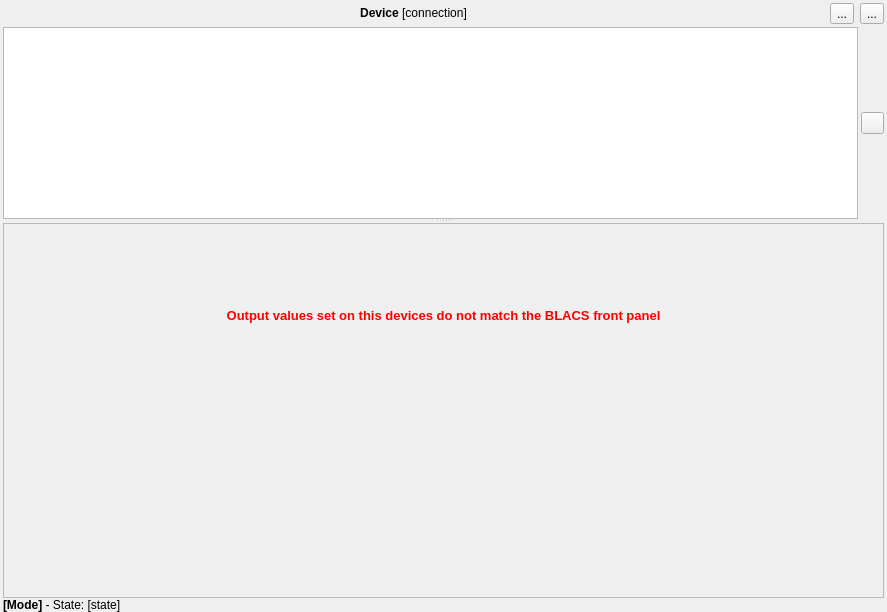
<?xml version="1.0" encoding="UTF-8"?>
<ui version="4.0">
 <class>frame</class>
 <widget class="QFrame" name="frame">
  <property name="geometry">
   <rect>
    <x>0</x>
    <y>0</y>
    <width>887</width>
    <height>612</height>
   </rect>
  </property>
  <property name="windowTitle">
   <string>Frame</string>
  </property>
  <property name="frameShape">
   <enum>QFrame::NoFrame</enum>
  </property>
  <layout class="QVBoxLayout" name="verticalLayout_2">
   <property name="spacing">
    <number>0</number>
   </property>
   <property name="leftMargin">
    <number>3</number>
   </property>
   <property name="topMargin">
    <number>0</number>
   </property>
   <property name="rightMargin">
    <number>3</number>
   </property>
   <property name="bottomMargin">
    <number>0</number>
   </property>
   <item>
    <layout class="QHBoxLayout" name="horizontalLayout" stretch="1,0,0">
     <property name="spacing">
      <number>6</number>
     </property>
     <property name="topMargin">
      <number>3</number>
     </property>
     <property name="bottomMargin">
      <number>3</number>
     </property>
     <item>
      <widget class="QLabel" name="device_name">
       <property name="sizePolicy">
        <sizepolicy hsizetype="Minimum" vsizetype="Minimum">
         <horstretch>0</horstretch>
         <verstretch>0</verstretch>
        </sizepolicy>
       </property>
       <property name="text">
        <string>&lt;b&gt;Device&lt;/b&gt; [connection]</string>
       </property>
       <property name="textFormat">
        <enum>Qt::RichText</enum>
       </property>
       <property name="alignment">
        <set>Qt::AlignCenter</set>
       </property>
      </widget>
     </item>
     <item>
      <widget class="QToolButton" name="button_clear_smart_programming">
       <property name="toolTip">
        <string>Clear smart-programming cache and reprogram
all buffered instructions next shot</string>
       </property>
       <property name="text">
        <string>...</string>
       </property>
       <property name="icon">
        <iconset resource="../../../../usr/local/lib/python2.7/dist-packages/qtutils/icons/icons.qrc">
         <normaloff>:/qtutils/fugue/brain--minus.png</normaloff>:/qtutils/fugue/brain--minus.png</iconset>
       </property>
      </widget>
     </item>
     <item>
      <widget class="QToolButton" name="button_restart">
       <property name="toolTip">
        <string>Restart tab and reinitialise device</string>
       </property>
       <property name="text">
        <string>...</string>
       </property>
       <property name="icon">
        <iconset resource="../../../../usr/local/lib/python2.7/dist-packages/qtutils/icons/icons.qrc">
         <normaloff>:/qtutils/fugue/arrow-circle.png</normaloff>:/qtutils/fugue/arrow-circle.png</iconset>
       </property>
      </widget>
     </item>
    </layout>
   </item>
   <item>
    <widget class="QSplitter" name="splitter">
     <property name="sizePolicy">
      <sizepolicy hsizetype="Preferred" vsizetype="MinimumExpanding">
       <horstretch>0</horstretch>
       <verstretch>0</verstretch>
      </sizepolicy>
     </property>
     <property name="lineWidth">
      <number>1</number>
     </property>
     <property name="orientation">
      <enum>Qt::Vertical</enum>
     </property>
     <property name="childrenCollapsible">
      <bool>false</bool>
     </property>
     <widget class="QWidget" name="notresponding" native="true">
      <layout class="QVBoxLayout" name="verticalLayout">
       <property name="margin">
        <number>0</number>
       </property>
       <item>
        <widget class="QWidget" name="notresponding_sub" native="true">
         <layout class="QVBoxLayout" name="verticalLayout_4">
          <property name="margin">
           <number>0</number>
          </property>
          <item>
           <layout class="QHBoxLayout" name="notresponding_layout">
            <property name="spacing">
             <number>3</number>
            </property>
            <property name="rightMargin">
             <number>0</number>
            </property>
            <item>
             <widget class="QTextEdit" name="error_message">
              <property name="lineWrapMode">
               <enum>QTextEdit::WidgetWidth</enum>
              </property>
              <property name="readOnly">
               <bool>true</bool>
              </property>
              <property name="textInteractionFlags">
               <set>Qt::TextSelectableByKeyboard|Qt::TextSelectableByMouse</set>
              </property>
             </widget>
            </item>
            <item>
             <widget class="QPushButton" name="button_close">
              <property name="sizePolicy">
               <sizepolicy hsizetype="Fixed" vsizetype="Fixed">
                <horstretch>0</horstretch>
                <verstretch>0</verstretch>
               </sizepolicy>
              </property>
              <property name="minimumSize">
               <size>
                <width>10</width>
                <height>0</height>
               </size>
              </property>
              <property name="maximumSize">
               <size>
                <width>23</width>
                <height>16777215</height>
               </size>
              </property>
              <property name="text">
               <string/>
              </property>
              <property name="icon">
               <iconset resource="../../../../usr/local/lib/python2.7/dist-packages/qtutils/icons/icons.qrc">
                <normaloff>:/qtutils/fugue/cross.png</normaloff>:/qtutils/fugue/cross.png</iconset>
              </property>
             </widget>
            </item>
           </layout>
          </item>
         </layout>
        </widget>
       </item>
      </layout>
     </widget>
     <widget class="QScrollArea" name="scrollArea">
      <property name="sizePolicy">
       <sizepolicy hsizetype="Expanding" vsizetype="Expanding">
        <horstretch>0</horstretch>
        <verstretch>1</verstretch>
       </sizepolicy>
      </property>
      <property name="widgetResizable">
       <bool>true</bool>
      </property>
      <widget class="QWidget" name="scrollarea_widget">
       <property name="geometry">
        <rect>
         <x>0</x>
         <y>0</y>
         <width>879</width>
         <height>362</height>
        </rect>
       </property>
       <layout class="QVBoxLayout" name="verticalLayout_3">
        <property name="margin">
         <number>0</number>
        </property>
        <item>
         <widget class="QWidget" name="changed_widget" native="true">
          <property name="enabled">
           <bool>true</bool>
          </property>
          <layout class="QVBoxLayout" name="verticalLayout_6">
           <property name="margin">
            <number>0</number>
           </property>
           <item>
            <layout class="QVBoxLayout" name="remote_values_changed_layout">
             <property name="spacing">
              <number>0</number>
             </property>
             <item>
              <widget class="QLabel" name="remote_values_changed_label">
               <property name="sizePolicy">
                <sizepolicy hsizetype="Minimum" vsizetype="Minimum">
                 <horstretch>0</horstretch>
                 <verstretch>0</verstretch>
                </sizepolicy>
               </property>
               <property name="text">
                <string>&lt;html&gt;&lt;head/&gt;&lt;body&gt;&lt;p align=&quot;center&quot;&gt;&lt;span style=&quot; font-size:10pt; font-weight:600; color:#ff0000;&quot;&gt;Output values set on this devices do not match the BLACS front panel&lt;/span&gt;&lt;/p&gt;&lt;/body&gt;&lt;/html&gt;</string>
               </property>
              </widget>
             </item>
             <item>
              <layout class="QVBoxLayout" name="changed_layout">
               <property name="spacing">
                <number>0</number>
               </property>
              </layout>
             </item>
            </layout>
           </item>
          </layout>
         </widget>
        </item>
        <item>
         <widget class="QWidget" name="device_controls" native="true">
          <layout class="QVBoxLayout" name="verticalLayout_8">
           <property name="margin">
            <number>0</number>
           </property>
           <item>
            <layout class="QVBoxLayout" name="device_layout"/>
           </item>
          </layout>
         </widget>
        </item>
       </layout>
      </widget>
     </widget>
    </widget>
   </item>
   <item>
    <widget class="QLabel" name="state_label">
     <property name="sizePolicy">
      <sizepolicy hsizetype="Preferred" vsizetype="Minimum">
       <horstretch>0</horstretch>
       <verstretch>0</verstretch>
      </sizepolicy>
     </property>
     <property name="text">
      <string>&lt;b&gt;[Mode]&lt;/b&gt; - State: [state]</string>
     </property>
    </widget>
   </item>
  </layout>
 </widget>
 <resources>
  <include location="../../../../usr/local/lib/python2.7/dist-packages/qtutils/icons/icons.qrc"/>
 </resources>
 <connections/>
</ui>
